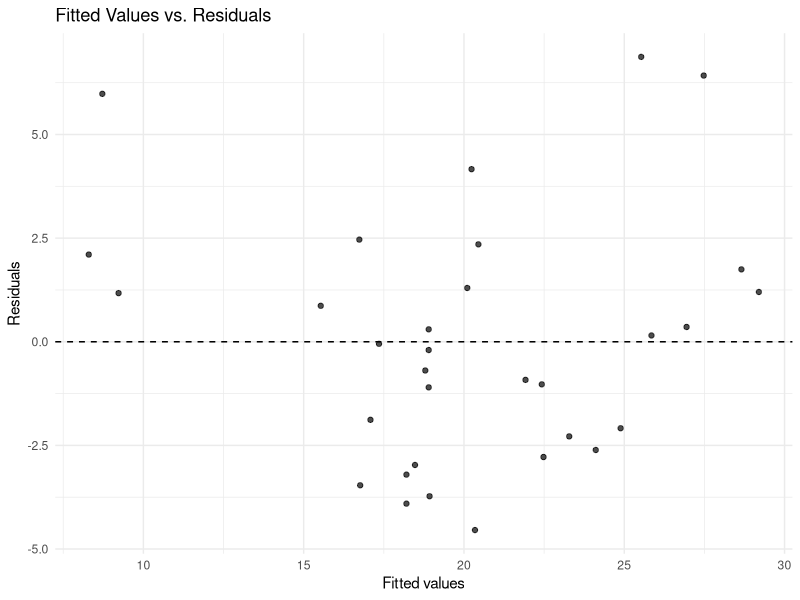
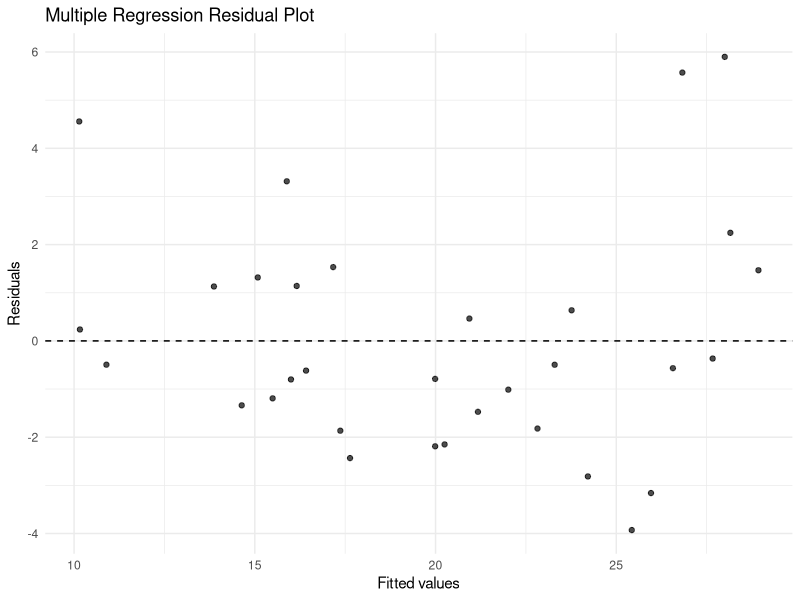
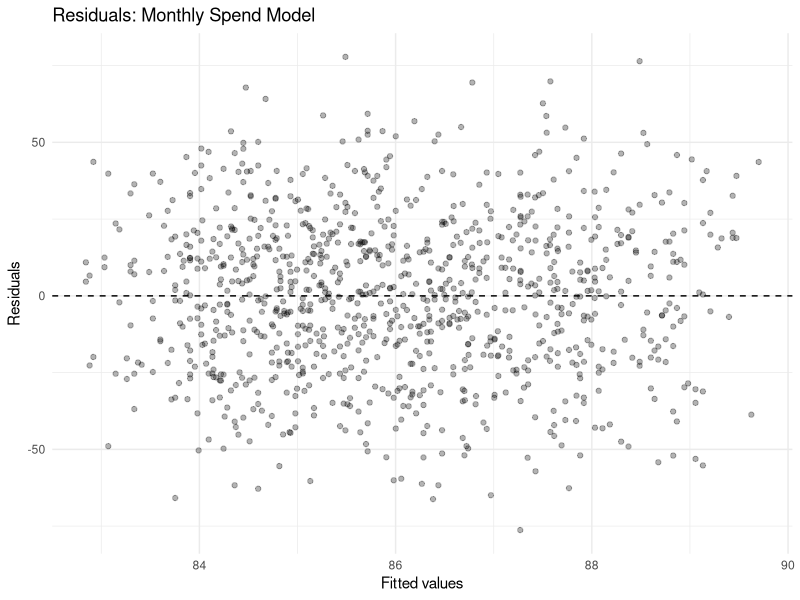

The R source for these figures, in order:
## ---- chunk 1
library(tidyverse)
library(broom)

fit_simple <- lm(mpg ~ wt, data = mtcars)

tidy(fit_simple)

glance(fit_simple)

head(augment(fit_simple), 10)
## ---- chunk 2
augment(fit_simple) |>
  ggplot(aes(x = .fitted, y = .resid)) +
  geom_point(alpha = 0.7) +
  geom_hline(yintercept = 0, linetype = "dashed") +
  labs(
    title = "Fitted Values vs. Residuals",
    x = "Fitted values",
    y = "Residuals"
  ) +
  theme_minimal()
## ---- chunk 3
fit_multiple <- lm(mpg ~ wt + hp + cyl, data = mtcars)

tidy(fit_multiple)

glance(fit_multiple)
## ---- chunk 4
augment(fit_multiple) |>
  ggplot(aes(x = .fitted, y = .resid)) +
  geom_point(alpha = 0.7) +
  geom_hline(yintercept = 0, linetype = "dashed") +
  labs(
    title = "Multiple Regression Residual Plot",
    x = "Fitted values",
    y = "Residuals"
  ) +
  theme_minimal()
## ---- chunk 5
set.seed(42)
n <- 1000

customer_data <- tibble(
  customer_id = 1:n,
  tenure = sample(1:60, n, replace = TRUE),
  monthly_spend = round(rnorm(n, mean = 85, sd = 25), 2),
  num_products = sample(
    1:5,
    n,
    replace = TRUE,
    prob = c(0.3, 0.3, 0.2, 0.1, 0.1)
  ),
  num_complaints = rpois(n, lambda = 0.5),
  last_login_days = sample(1:90, n, replace = TRUE),
  region = sample(c("West", "East", "South", "Midwest"), n, replace = TRUE),
  churn = factor(
    ifelse(
      0.05 * num_complaints +
        0.02 * last_login_days -
        0.015 * tenure -
        0.005 * monthly_spend +
        rnorm(n, 0, 0.5) > 0.3,
      "yes",
      "no"
    )
  )
)

glimpse(customer_data)

## ---- chunk 6
spend_fit <- lm(
  monthly_spend ~ tenure + num_products + region,
  data = customer_data
)

tidy(spend_fit)

summary(spend_fit)

glance(spend_fit)
## ---- chunk 7
augment(spend_fit) |>
  ggplot(aes(x = .fitted, y = .resid)) +
  geom_point(alpha = 0.3) +
  geom_hline(yintercept = 0, linetype = "dashed") +
  labs(
    title = "Residuals: Monthly Spend Model",
    x = "Fitted values",
    y = "Residuals"
  ) +
  theme_minimal()
## ---- chunk 8
spend_fit2 <- lm(
  monthly_spend ~ tenure + num_products + region +
    num_complaints + last_login_days,
  data = customer_data
)

tidy(spend_fit2)

glance(spend_fit2)
